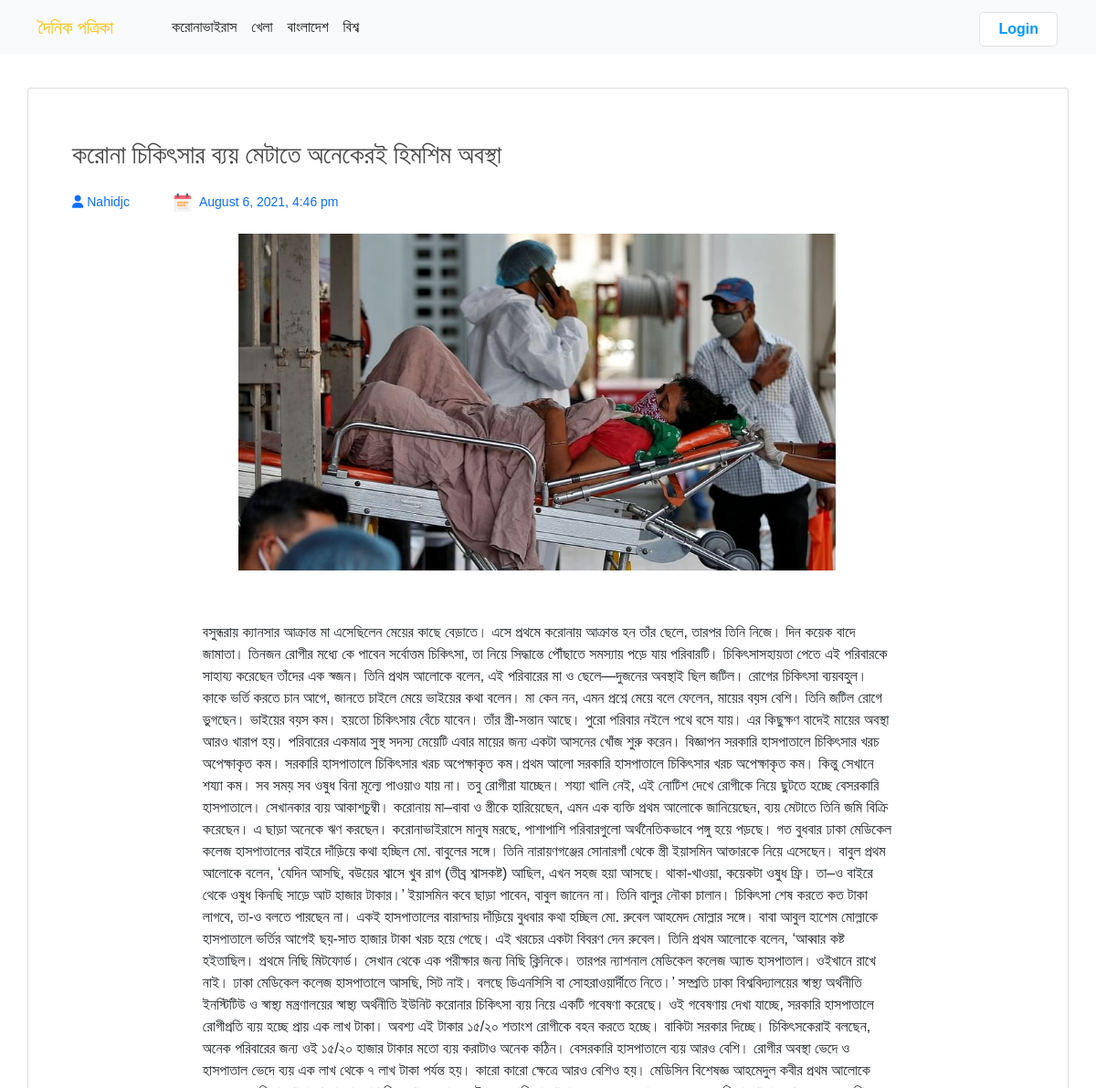
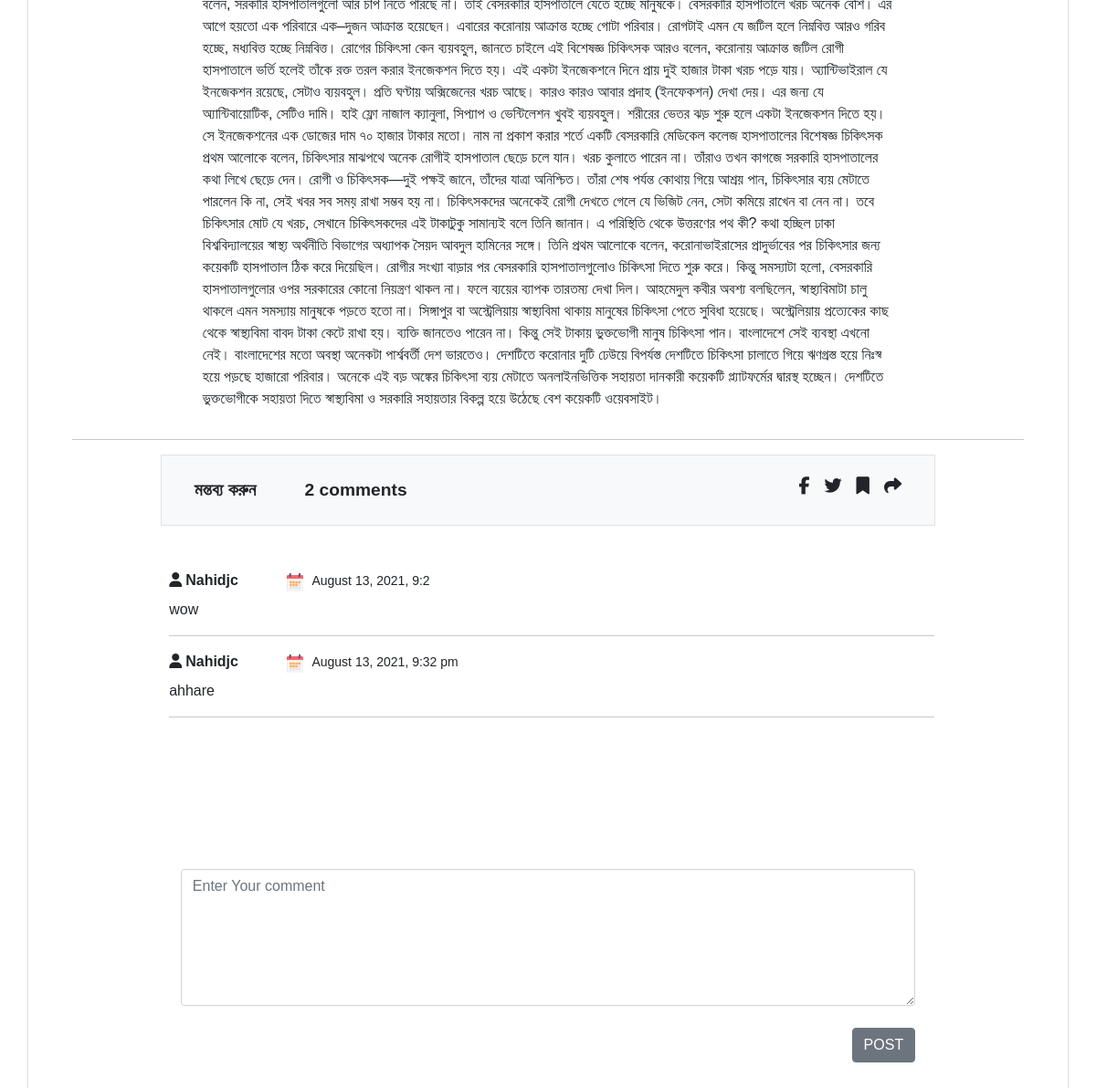
Screenshot of /single.php?id=46 with the database file from the repository (2 pictures, top to bottom).
### tables this page shows
CREATE TABLE `category` (
  `id` int(11) NOT NULL,
  `category_name` varchar(100) NOT NULL
);

CREATE TABLE `post` (
  `post_id` int(11) NOT NULL,
  `title` varchar(250) NOT NULL,
  `description` text NOT NULL,
  `post_date` varchar(100) NOT NULL,
  `author` int(11) NOT NULL,
  `category_id` int(11) NOT NULL,
  `post_img` varchar(100) NOT NULL
);

CREATE TABLE `users` (
  `id` int(11) NOT NULL,
  `username` varchar(255) NOT NULL,
  `email` varchar(255) NOT NULL,
  `password` varchar(255) NOT NULL
);

CREATE TABLE `comments` (
  `id` int(11) NOT NULL,
  `post_id` int(11) NOT NULL,
  `author_name` varchar(200) NOT NULL,
  `comment` text NOT NULL,
  `date` varchar(200) NOT NULL
);

### single.php (the view, shortened to what this page needs)
<!DOCTYPE html>
<html lang="en">
<?php
include_once("config.php");
?>
<head>
  <link rel="stylesheet" href="css/style.css">
  <link href="https://cdn.jsdelivr.net/npm/bootstrap@5.0.2/dist/css/bootstrap.min.css" rel="stylesheet">
</head>
<body>
  <?php include 'navbar.php' ?>
  <main>
    <div class="container p-5 my-5 border-1 card">
      <div class="row g-0">
        <?php
        include("config.php");
        $post_id = $_GET['id'];
        mysqli_query($mysqli, 'SET CHARACTER SET utf8');
        mysqli_query($mysqli, "SET SESSION collation_connection ='utf8_general_ci'");
        $sql = "SELECT post.post_id,post.title,post.description,post.post_date,post.post_img,users.username FROM post INNER JOIN users ON post.author = users.id WHERE post.post_id = {$post_id}";
        $result = mysqli_query($mysqli, $sql) or die("Query Failed");
        if (mysqli_num_rows($result) > 0) {
          while ($row = mysqli_fetch_assoc($result)) {
        ?>
            <h3 class="mt-2"><?php echo $row['title']; ?></h3>
            <div class="py-3 text-primary publish-info d-flex">
              <small><i class="fas fa-user me-1"></i><?php echo $row['username']; ?></small>
              <small class="ms-5"><img src="images/calendar.svg" class="me-2" height="20" width="20"></i><?php echo $row['post_date']; ?></small>
            </div>
            <div class=" row">
              <div class="m-auto col-md-8">
                <img src="upload/<?php echo $row['post_img']; ?>" class="my-2 img-fluid" alt="">
              </div>
            </div>
            <div class="px-2 pt-5 m-auto col-sm-12 col-md-10">
              <p class="px-5 text-justify lh-base"><?php echo $row['description']; ?></p>
            </div>
        <?php
          }
        } else {
          echo "<h1>No Record Found</h1>";
        }
        ?>
      </div>
      <hr>
      <div class="container ">
        <div class="row m-auto">
          <div class="col-md-10 m-auto d-flex justify-content-between border bg-light" style="font-weight:bold;font-size:larger">
            <div class="p-4">
              <strong>মন্তব্য করুন </strong>
              <?php
              include("config.php");
              $post_id = $_GET['id'];
              $sql = "SELECT COUNT(*) FROM comments  WHERE post_id = {$post_id}";
              $result = mysqli_query($mysqli, $sql) or die("Query Failed");
              $num_rows = mysqli_fetch_row($result)[0];
              ?>
              <strong class="ms-5"><?php echo $num_rows; ?> comments</strong>
            </div>
            <div class="p-4">
              <div class="icon  d-flex justify-content-center align-items-center">
                <i class="fab fa-facebook-f"></i>
                <i class="mx-3 fab fa-twitter"></i>
                <i class="fas fa-bookmark"></i>
                <i class="fas fa-share ms-3"></i>
              </div>
            </div>
          </div>
        </div>
        <div class="my-5">
          <?php
          include("config.php");
          $post_id = $_GET['id'];
          mysqli_query($mysqli, 'SET CHARACTER SET utf8');
          mysqli_query($mysqli, "SET SESSION collation_connection ='utf8_general_ci'");
          $sql = "SELECT * FROM comments  WHERE post_id = {$post_id}";
          $result = mysqli_query($mysqli, $sql) or die("Query Failed");
          if (mysqli_num_rows($result) > 0) {
            while ($row = mysqli_fetch_assoc($result)) {
          ?>
              <div class="row ps-2">
                <div class="col-md-10 m-auto">
                  <div class="">
                    <strong><i class="fas fa-user me-1"></i><?php echo $row['author_name']; ?> </strong>
                    <small class="ms-5"><img src="images/calendar.svg" class="me-2" height="20" width="20"><?php echo $row['date']; ?></small>
                  </div>
                  <p class="my-2"><?php echo $row['comment']; ?> </p>
                  <hr>
                </div>
              </div>
          <?php }
          }
          ?>
        </div>
      </div>
      <div class="row my-5">
        <div class="col-md-10 m-auto">
          <form method="post" action="">
          <br>
            <div class="form-group">
              <textarea type="textarea" class="form-control" placeholder="Enter Your comment" name="comment"></textarea>
            </div>
            <br>
            <button type="submit" name="addComment" class="btn btn-secondary">POST</button>
          </form>
        </div>
      </div>
    </div>
  </main>
</body>
</html>

### navbar.php (shortened to what this page needs)
<!DOCTYPE html>
<html lang="en">
<head>
</head>
<body>
    <header class="container">
        <nav class="mb-5 navbar navbar-expand-lg navbar-light bg-light fixed-top">
            <div class="container">
                <a class="navbar-brand text-warning" href="index.php">দৈনিক পত্রিকা</a>
                <div class="collapse navbar-collapse" id="navbarSupportedContent">
                    <ul class="navbar-nav">
                        <?php
                                 include("config.php");
                                 mysqli_query($mysqli, 'SET CHARACTER SET utf8');
                                 mysqli_query($mysqli, "SET SESSION collation_connection ='utf8_general_ci'");
                                $sql = "SELECT * FROM category";
                                $result = mysqli_query($mysqli, $sql) or die("Query Failed");
                                if (mysqli_num_rows($result) > 0) {
                                while ($row = mysqli_fetch_assoc($result)) { ?>
                        <li class="nav-item">
                            <a class="nav-link active" href="blogcategory.php?id=<?php echo $row['id']; ?>"> <?php echo "{$row['category_name'] }" ?> </a>
                        </li>
                        <?php
                                }
                            }
                        ?>
                    </ul>
                    <ul class="navbar-nav ms-auto">
                        <?php if (!empty($_SESSION['username'])) : ?>
                        <ul class="navbar-nav ms-auto">
                            <li class="nav-item">
                                <a href="addBlog.php" class="nav-link">Create Blog</a>
                            </li>
                            <li class="nav-item">
                                <a href="#" class="nav-link">
                                    <i class="fas fa-user"></i>
                                    <span class="ms-1 font-weight-bold"> <?php echo $_SESSION['username']; ?></span>
                                </a>
                            </li>
                            <li class="m-auto nav-item">
                                <a href="myblogs.php">
                                    <span class="ms-1 font-weight-bold text-dark">My Blogs</span>
                                </a>
                            </li>
                            <li class="m-auto nav-item">
                                <a href="logout.php" class="loginBtn">
                                    <i class="fas fa-sign-out-alt"></i>
                                    <span class="ms-1 font-weight-bold">Logout</span>
                                </a>
                            </li>
                        </ul>
                        <?php else : ?>
                        <a href="login.php"> <button class="loginBtn">Login</button></a>
                        <?php endif ?>
                    </ul>
                </div>
            </div>
        </nav>
    </header>
    <br>
    <br>
</body>
</html>

### css/style.css (style rules this page uses)
* { margin: 0px; padding: 0px; }
html { height: 100%; box-sizing: border-box; }
body { position: relative; margin: 0; padding-bottom: 6rem; min-height: 100%; }
h1, h2, h3, h4, h5, h6 { color: #444; font-family: 'Averia Serif Libre', cursive; }
a { text-decoration: none; }
p { margin: 20px 0px; }
ul, ol { margin-left: 40px; }
hr { margin: 10px 0px; opacity: .25; }
form { padding: 30px; border-radius: 0px 0px 10px 10px; }
textarea { width: 93%; height: 150px; padding: 12px 20px; box-sizing: border-box; border: 2px solid #ccc; border-radius: 10px; background-color: #f8f8f8; resize: none; }
.loginBtn { color: #09f; background-color: white; border: 1px solid #e2e2e2; line-height: 1.38; font-weight: bold; border-radius: 2px; width: auto; height: 32px; padding: 5px 20px; margin: 0.8rem 0 0 0.8rem; }

### single.php (style rules this page uses)
button { float: right; }
body { font-family: 'AdorshoLipi', Arial, sans-serif !important; }
a { text-decoration: none; }

### navbar.php (style rules this page uses)
.loginBtn { color: #09f; background-color: white; border: 1px solid #e2e2e2; line-height: 1.38; font-weight: bold; border-radius: 5px; width: auto; height: auto; padding: 7px 20px; margin: 5px 0 0 5px; }

### rows the page displays
category: category_name "করোনাভাইরাস"
category: category_name "খেলা"
category: category_name "বাংলাদেশ"
category: category_name "বিশ্ব"
post: title "করোনা চিকিৎসার ব্যয় মেটাতে অনেকেরই হিমশিম অবস্থা", users.username "Nahidjc", post_date "August 6, 2021, 4:46 pm", post_img (picture), description "বসুন্ধরায় ক্যানসার আক্রান্ত মা এসেছিলেন মেয়ের কাছে বেড়াতে। এসে প্রথমে করোনায় আক্রান্ত হন তাঁর ছেলে, তারপর তিনি নিজে। দিন কয়েক বাদে জামাতা। তিনজন রোগীর মধ্যে কে পাবেন সর্বোত্তম চিকিৎসা, তা নিয়ে সিদ্ধান্তে পৌঁছাতে সমস্যায় পড়ে যায় পরিবারটি। চিকিৎসাসহায়তা পেতে এই পরিবারকে সাহায্য করেছেন তাঁদের এক স্বজন। তিনি প্রথম আলোকে বলেন, এই পরিবারের মা ও ছেলে—দুজনের অবস্থাই ছিল জটিল। রোগের চিকিৎসা ব্যয়বহুল। কাকে ভর্তি করতে চান আগে, জানতে চাইলে মেয়ে ভাইয়ের কথা বলেন। মা কেন নন, এমন প্রশ্নে মেয়ে বলে ফেলেন, মায়ের বয়স বেশি। তিনি জটিল রোগে ভুগছেন। ভাইয়ের বয়স কম। হয়তো চিকিৎসায় বেঁচে যাবেন। তাঁর স্ত্রী-সন্তান আছে। পুরো পরিবার নইলে পথে বসে যায়। এর কিছুক্ষণ বাদেই মায়ের অবস্থা আরও খারাপ হয়। পরিবারের একমাত্র সুস্থ…"
comments: author_name "Nahidjc", date "August 13, 2021, 9:2", comment "wow"
comments: author_name "Nahidjc", date "August 13, 2021, 9:32 pm", comment "ahhare"

### other values shown
$num_rows "2"
